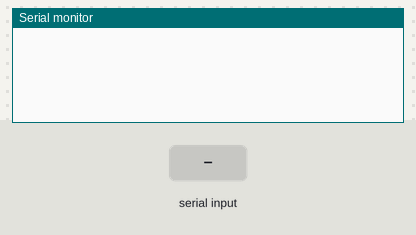
A sketch run on a simulated Arduino Uno, built with avr-gcc and run on an emulated ATmega328P. Shown: the last lines printed to the serial monitor. Inputs (shaded band) come from the test bench.

Above: at 1.2 s.
1.3 s: "F\n" received over Serial
At 1.7 s:
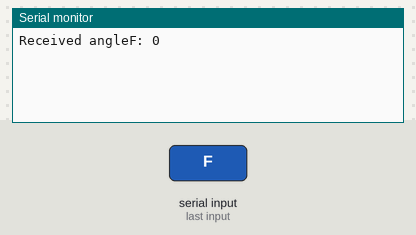
2.8 s: "90,45,200\n" received over Serial
At 4.0 s:
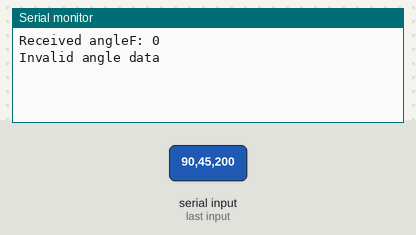
4.3 s: "A90\n" received over Serial
At 5.2 s:
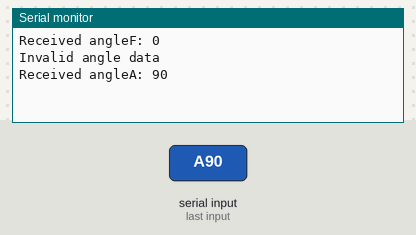
5.8 s: "B90\n" received over Serial
At 6.4 s:
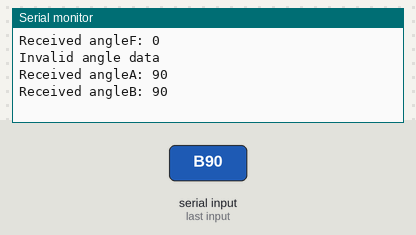
7.3 s: "C90\n" received over Serial
At 8.5 s:
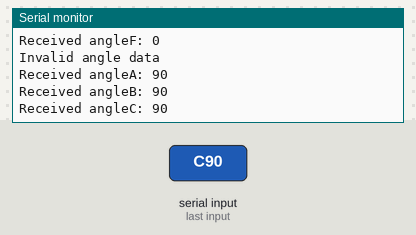
8.8 s: "D90\n" received over Serial
At 9.8 s:
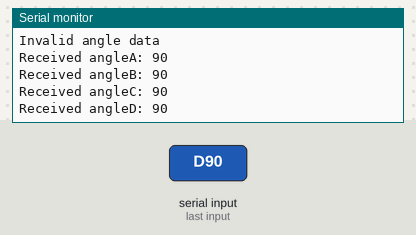

The sketch:

serialReciveArduino.ino
```cpp
int angleA = 0;
int angleB = 0;
int angleC = 0;
int angleD = 0;
int angleE = 0;
int angleF = 0;

void setup() {
  Serial.begin(115200);
}

void loop() {
  recvData();
}

static bool isReceivingData = false;
static char receivedChars[7];
static int charIndex = 0;

void recvData() {
  while (Serial.available() > 0) {
    char receivedChar = Serial.read();

    if (receivedChar >= 'A' && receivedChar <= 'F') {
      isReceivingData = true;
      charIndex = 0;
      memset(receivedChars, 0, sizeof(receivedChars));
      receivedChars[charIndex] = receivedChar; // Store the trigger character
      charIndex++;
    } else if (isReceivingData && charIndex < 7 && isDigit(receivedChar)) {
      receivedChars[charIndex] = receivedChar;
      charIndex++;
    } else if (receivedChar == '\n') { // Check for end of message
      isReceivingData = false;
      processData();
    } else {
      isReceivingData = false;
    }
  }
}

void processData() {
  switch (receivedChars[0]) {
    case 'A':
      angleA = atoi(receivedChars + 1);
      Serial.print("Received angleA: ");
      Serial.println(angleA);
      break;
    case 'B':
      angleB = atoi(receivedChars + 1);
      Serial.print("Received angleB: ");
      Serial.println(angleB);
      break;
    case 'C':
      angleC = atoi(receivedChars + 1);
      Serial.print("Received angleC: ");
      Serial.println(angleC);
      break;
    case 'D':
      angleD = atoi(receivedChars + 1);
      Serial.print("Received angleD: ");
      Serial.println(angleD);
      break;
    case 'E':
      angleE = atoi(receivedChars + 1);
      Serial.print("Received angleE: ");
      Serial.println(angleE);
      break;
    case 'F':
      angleF = atoi(receivedChars + 1);
      Serial.print("Received angleF: ");
      Serial.println(angleF);
      break;
    default:
      Serial.println("Invalid angle data");
  }
  memset(receivedChars, 0, sizeof(receivedChars)); // Clear the buffer after processing
  // Add any further processing or actions based on the received data here if needed
}
```

Measured:
- after the input at 1.3 s, the serial monitor: prints a new line at once (image 1)
- after the input at 2.8 s, the serial monitor: prints a new line at once (image 2)
- after the input at 4.3 s, the serial monitor: prints a new line at once (image 3)
- after the input at 5.8 s, the serial monitor: prints a new line at once (image 4)
- after the input at 7.3 s, the serial monitor: prints a new line at once (image 5)
- after the input at 8.8 s, the serial monitor: prints a new line at once (image 6)
